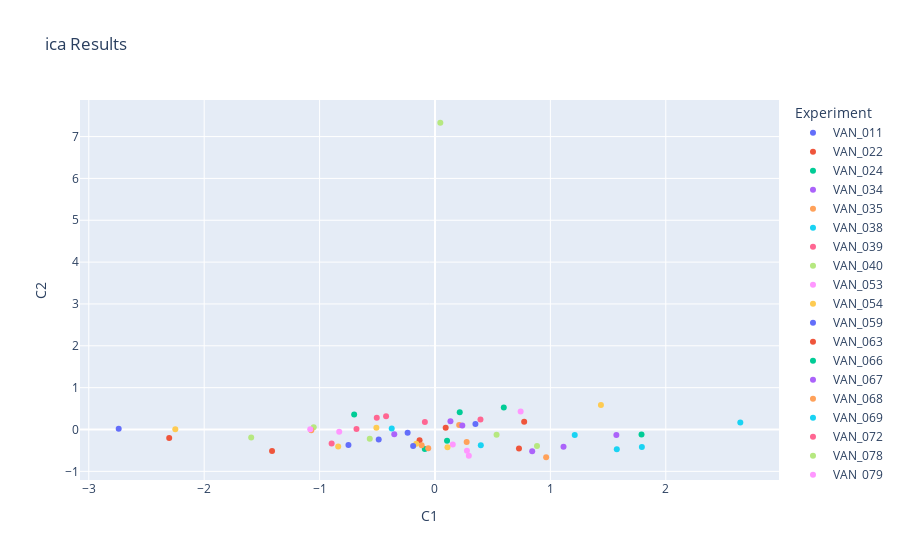

The code cell stored with this chart in its notebook:
### Markdown cell above
I tried the above with log transformed and not log transformed and it shows similar results, thought the position of clusters change (however log transform seems to show a different spread pattern i nthe main cluster (with more opportunity to measure spread compared to not log transformed))

### Code cell
ica_result_df = pd.DataFrame(ica_result, columns=['C1', 'C2'])

unique_strains = df['UQ Strain'].unique()
num_rows= len(ica_result_df)
if len(unique_strains)< num_rows:
    unique_strains = unique_strains*(num_rows//len(unique_strains)) + unique_strains[:num_rows%len(unique_strains)]
ica_result_df['Experiment'] = unique_strains[:num_rows]  # Add experiment labels


fig = px.scatter(ica_result_df, x='C1', y='C2', color='Experiment', title='ica Results')
fig.show()

### Figure 1 — Plotly figure (JSON) as saved in the notebook; plotly's stock layout.template omitted (floating-point values rounded to 4 significant figures)
{"data": [{"hovertemplate": "Experiment=VAN_011<br>C1=%{x}<br>C2=%{y}<extra></extra>", "legendgroup": "VAN_011", "marker": {"color": "#636efa", "symbol": "circle"}, "mode": "markers", "name": "VAN_011", "orientation": "v", "showlegend": true, "type": "scatter", "x": [0.3504], "xaxis": "x", "y": [0.133], "yaxis": "y"}, {"hovertemplate": "Experiment=VAN_022<br>C1=%{x}<br>C2=%{y}<extra></extra>", "legendgroup": "VAN_022", "marker": {"color": "#EF553B", "symbol": "circle"}, "mode": "markers", "name": "VAN_022", "orientation": "v", "showlegend": true, "type": "scatter", "x": [0.7728], "xaxis": "x", "y": [0.1862], "yaxis": "y"}, {"hovertemplate": "Experiment=VAN_024<br>C1=%{x}<br>C2=%{y}<extra></extra>", "legendgroup": "VAN_024", "marker": {"color": "#00cc96", "symbol": "circle"}, "mode": "markers", "name": "VAN_024", "orientation": "v", "showlegend": true, "type": "scatter", "x": [0.5962], "xaxis": "x", "y": [0.5262], "yaxis": "y"}, {"hovertemplate": "Experiment=VAN_034<br>C1=%{x}<br>C2=%{y}<extra></extra>", "legendgroup": "VAN_034", "marker": {"color": "#ab63fa", "symbol": "circle"}, "mode": "markers", "name": "VAN_034", "orientation": "v", "showlegend": true, "type": "scatter", "x": [0.1341], "xaxis": "x", "y": [0.195], "yaxis": "y"}, {"hovertemplate": "Experiment=VAN_035<br>C1=%{x}<br>C2=%{y}<extra></extra>", "legendgroup": "VAN_035", "marker": {"color": "#FFA15A", "symbol": "circle"}, "mode": "markers", "name": "VAN_035", "orientation": "v", "showlegend": true, "type": "scatter", "x": [0.2095], "xaxis": "x", "y": [0.105], "yaxis": "y"}, {"hovertemplate": "Experiment=VAN_038<br>C1=%{x}<br>C2=%{y}<extra></extra>", "legendgroup": "VAN_038", "marker": {"color": "#19d3f3", "symbol": "circle"}, "mode": "markers", "name": "VAN_038", "orientation": "v", "showlegend": true, "type": "scatter", "x": [1.211], "xaxis": "x", "y": [-0.1333], "yaxis": "y"}, {"hovertemplate": "Experiment=VAN_039<br>C1=%{x}<br>C2=%{y}<extra></extra>", "legendgroup": "VAN_039", "marker": {"color": "#FF6692", "symbol": "circle"}, "mode": "markers", "name": "VAN_039", "orientation": "v", "showlegend": true, "type": "scatter", "x": [-0.0878], "xaxis": "x", "y": [0.1788], "yaxis": "y"}, {"hovertemplate": "Experiment=VAN_040<br>C1=%{x}<br>C2=%{y}<extra></extra>", "legendgroup": "VAN_040", "marker": {"color": "#B6E880", "symbol": "circle"}, "mode": "markers", "name": "VAN_040", "orientation": "v", "showlegend": true, "type": "scatter", "x": [-1.051], "xaxis": "x", "y": [0.05161], "yaxis": "y"}, {"hovertemplate": "Experiment=VAN_053<br>C1=%{x}<br>C2=%{y}<extra></extra>", "legendgroup": "VAN_053", "marker": {"color": "#FF97FF", "symbol": "circle"}, "mode": "markers", "name": "VAN_053", "orientation": "v", "showlegend": true, "type": "scatter", "x": [0.2769], "xaxis": "x", "y": [-0.5059], "yaxis": "y"}, {"hovertemplate": "Experiment=VAN_054<br>C1=%{x}<br>C2=%{y}<extra></extra>", "legendgroup": "VAN_054", "marker": {"color": "#FECB52", "symbol": "circle"}, "mode": "markers", "name": "VAN_054", "orientation": "v", "showlegend": true, "type": "scatter", "x": [1.438], "xaxis": "x", "y": [0.583], "yaxis": "y"}, {"hovertemplate": "Experiment=VAN_059<br>C1=%{x}<br>C2=%{y}<extra></extra>", "legendgroup": "VAN_059", "marker": {"color": "#636efa", "symbol": "circle"}, "mode": "markers", "name": "VAN_059", "orientation": "v", "showlegend": true, "type": "scatter", "x": [-2.741], "xaxis": "x", "y": [0.01831], "yaxis": "y"}, {"hovertemplate": "Experiment=VAN_063<br>C1=%{x}<br>C2=%{y}<extra></extra>", "legendgroup": "VAN_063", "marker": {"color": "#EF553B", "symbol": "circle"}, "mode": "markers", "name": "VAN_063", "orientation": "v", "showlegend": true, "type": "scatter", "x": [-2.303], "xaxis": "x", "y": [-0.2059], "yaxis": "y"}, {"hovertemplate": "Experiment=VAN_066<br>C1=%{x}<br>C2=%{y}<extra></extra>", "legendgroup": "VAN_066", "marker": {"color": "#00cc96", "symbol": "circle"}, "mode": "markers", "name": "VAN_066", "orientation": "v", "showlegend": true, "type": "scatter", "x": [1.79], "xaxis": "x", "y": [-0.1215], "yaxis": "y"}, {"hovertemplate": "Experiment=VAN_067<br>C1=%{x}<br>C2=%{y}<extra></extra>", "legendgroup": "VAN_067", "marker": {"color": "#ab63fa", "symbol": "circle"}, "mode": "markers", "name": "VAN_067", "orientation": "v", "showlegend": true, "type": "scatter", "x": [-0.3528], "xaxis": "x", "y": [-0.1162], "yaxis": "y"}, {"hovertemplate": "Experiment=VAN_068<br>C1=%{x}<br>C2=%{y}<extra></extra>", "legendgroup": "VAN_068", "marker": {"color": "#FFA15A", "symbol": "circle"}, "mode": "markers", "name": "VAN_068", "orientation": "v", "showlegend": true, "type": "scatter", "x": [-1.072], "xaxis": "x", "y": [-0.0155], "yaxis": "y"}, {"hovertemplate": "Experiment=VAN_069<br>C1=%{x}<br>C2=%{y}<extra></extra>", "legendgroup": "VAN_069", "marker": {"color": "#19d3f3", "symbol": "circle"}, "mode": "markers", "name": "VAN_069", "orientation": "v", "showlegend": true, "type": "scatter", "x": [2.646], "xaxis": "x", "y": [0.165], "yaxis": "y"}, {"hovertemplate": "Experiment=VAN_072<br>C1=%{x}<br>C2=%{y}<extra></extra>", "legendgroup": "VAN_072", "marker": {"color": "#FF6692", "symbol": "circle"}, "mode": "markers", "name": "VAN_072", "orientation": "v", "showlegend": true, "type": "scatter", "x": [-0.4239], "xaxis": "x", "y": [0.3184], "yaxis": "y"}, {"hovertemplate": "Experiment=VAN_078<br>C1=%{x}<br>C2=%{y}<extra></extra>", "legendgroup": "VAN_078", "marker": {"color": "#B6E880", "symbol": "circle"}, "mode": "markers", "name": "VAN_078", "orientation": "v", "showlegend": true, "type": "scatter", "x": [0.04635], "xaxis": "x", "y": [7.33], "yaxis": "y"}, {"hovertemplate": "Experiment=VAN_079<br>C1=%{x}<br>C2=%{y}<extra></extra>", "legendgroup": "VAN_079", "marker": {"color": "#FF97FF", "symbol": "circle"}, "mode": "markers", "name": "VAN_079", "orientation": "v", "showlegend": true, "type": "scatter", "x": [0.7421], "xaxis": "x", "y": [0.4274], "yaxis": "y"}, {"hovertemplate": "Experiment=VAN_080<br>C1=%{x}<br>C2=%{y}<extra></extra>", "legendgroup": "VAN_080", "marker": {"color": "#FECB52", "symbol": "circle"}, "mode": "markers", "name": "VAN_080", "orientation": "v", "showlegend": true, "type": "scatter", "x": [-0.508], "xaxis": "x", "y": [0.04022], "yaxis": "y"}, {"hovertemplate": "Experiment=VAN_083<br>C1=%{x}<br>C2=%{y}<extra></extra>", "legendgroup": "VAN_083", "marker": {"color": "#636efa", "symbol": "circle"}, "mode": "markers", "name": "VAN_083", "orientation": "v", "showlegend": true, "type": "scatter", "x": [-0.2371], "xaxis": "x", "y": [-0.07931], "yaxis": "y"}, {"hovertemplate": "Experiment=VAN_086<br>C1=%{x}<br>C2=%{y}<extra></extra>", "legendgroup": "VAN_086", "marker": {"color": "#EF553B", "symbol": "circle"}, "mode": "markers", "name": "VAN_086", "orientation": "v", "showlegend": true, "type": "scatter", "x": [0.09276], "xaxis": "x", "y": [0.03971], "yaxis": "y"}, {"hovertemplate": "Experiment=VAN_090<br>C1=%{x}<br>C2=%{y}<extra></extra>", "legendgroup": "VAN_090", "marker": {"color": "#00cc96", "symbol": "circle"}, "mode": "markers", "name": "VAN_090", "orientation": "v", "showlegend": true, "type": "scatter", "x": [-0.7004], "xaxis": "x", "y": [0.3599], "yaxis": "y"}, {"hovertemplate": "Experiment=VAN_091<br>C1=%{x}<br>C2=%{y}<extra></extra>", "legendgroup": "VAN_091", "marker": {"color": "#ab63fa", "symbol": "circle"}, "mode": "markers", "name": "VAN_091", "orientation": "v", "showlegend": true, "type": "scatter", "x": [0.2368], "xaxis": "x", "y": [0.0958], "yaxis": "y"}, {"hovertemplate": "Experiment=VAN_094<br>C1=%{x}<br>C2=%{y}<extra></extra>", "legendgroup": "VAN_094", "marker": {"color": "#FFA15A", "symbol": "circle"}, "mode": "markers", "name": "VAN_094", "orientation": "v", "showlegend": true, "type": "scatter", "x": [0.2746], "xaxis": "x", "y": [-0.3004], "yaxis": "y"}, {"hovertemplate": "Experiment=VAN_342<br>C1=%{x}<br>C2=%{y}<extra></extra>", "legendgroup": "VAN_342", "marker": {"color": "#19d3f3", "symbol": "circle"}, "mode": "markers", "name": "VAN_342", "orientation": "v", "showlegend": true, "type": "scatter", "x": [-0.3749], "xaxis": "x", "y": [0.02381], "yaxis": "y"}, {"hovertemplate": "Experiment=VAN_344<br>C1=%{x}<br>C2=%{y}<extra></extra>", "legendgroup": "VAN_344", "marker": {"color": "#FF6692", "symbol": "circle"}, "mode": "markers", "name": "VAN_344", "orientation": "v", "showlegend": true, "type": "scatter", "x": [-0.6803], "xaxis": "x", "y": [0.01402], "yaxis": "y"}, {"hovertemplate": "Experiment=VAN_347<br>C1=%{x}<br>C2=%{y}<extra></extra>", "legendgroup": "VAN_347", "marker": {"color": "#B6E880", "symbol": "circle"}, "mode": "markers", "name": "VAN_347", "orientation": "v", "showlegend": true, "type": "scatter", "x": [-1.593], "xaxis": "x", "y": [-0.1907], "yaxis": "y"}, {"hovertemplate": "Experiment=VAN_348<br>C1=%{x}<br>C2=%{y}<extra></extra>", "legendgroup": "VAN_348", "marker": {"color": "#FF97FF", "symbol": "circle"}, "mode": "markers", "name": "VAN_348", "orientation": "v", "showlegend": true, "type": "scatter", "x": [-1.081], "xaxis": "x", "y": [0.003361], "yaxis": "y"}, {"hovertemplate": "Experiment=VAN_349<br>C1=%{x}<br>C2=%{y}<extra></extra>", "legendgroup": "VAN_349", "marker": {"color": "#FECB52", "symbol": "circle"}, "mode": "markers", "name": "VAN_349", "orientation": "v", "showlegend": true, "type": "scatter", "x": [-0.8387], "xaxis": "x", "y": [-0.4068], "yaxis": "y"}, {"hovertemplate": "Experiment=VAN_351<br>C1=%{x}<br>C2=%{y}<extra></extra>", "legendgroup": "VAN_351", "marker": {"color": "#636efa", "symbol": "circle"}, "mode": "markers", "name": "VAN_351", "orientation": "v", "showlegend": true, "type": "scatter", "x": [-0.7499], "xaxis": "x", "y": [-0.3694], "yaxis": "y"}, {"hovertemplate": "Experiment=VAN_352<br>C1=%{x}<br>C2=%{y}<extra></extra>", "legendgroup": "VAN_352", "marker": {"color": "#EF553B", "symbol": "circle"}, "mode": "markers", "name": "VAN_352", "orientation": "v", "showlegend": true, "type": "scatter", "x": [-0.1336], "xaxis": "x", "y": [-0.2585], "yaxis": "y"}, {"hovertemplate": "Experiment=VAN_353<br>C1=%{x}<br>C2=%{y}<extra></extra>", "legendgroup": "VAN_353", "marker": {"color": "#00cc96", "symbol": "circle"}, "mode": "markers", "name": "VAN_353", "orientation": "v", "showlegend": true, "type": "scatter", "x": [0.1044], "xaxis": "x", "y": [-0.2712], "yaxis": "y"}, {"hovertemplate": "Experiment=VAN_354<br>C1=%{x}<br>C2=%{y}<extra></extra>", "legendgroup": "VAN_354", "marker": {"color": "#ab63fa", "symbol": "circle"}, "mode": "markers", "name": "VAN_354", "orientation": "v", "showlegend": true, "type": "scatter", "x": [1.572], "xaxis": "x", "y": [-0.1287], "yaxis": "y"}, {"hovertemplate": "Experiment=VAN_355<br>C1=%{x}<br>C2=%{y}<extra></extra>", "legendgroup": "VAN_355", "marker": {"color": "#FFA15A", "symbol": "circle"}, "mode": "markers", "name": "VAN_355", "orientation": "v", "showlegend": true, "type": "scatter", "x": [0.9632], "xaxis": "x", "y": [-0.663], "yaxis": "y"}, {"hovertemplate": "Experiment=VAN_356<br>C1=%{x}<br>C2=%{y}<extra></extra>", "legendgroup": "VAN_356", "marker": {"color": "#19d3f3", "symbol": "circle"}, "mode": "markers", "name": "VAN_356", "orientation": "v", "showlegend": true, "type": "scatter", "x": [1.793], "xaxis": "x", "y": [-0.4188], "yaxis": "y"}, {"hovertemplate": "Experiment=VAN_357<br>C1=%{x}<br>C2=%{y}<extra></extra>", "legendgroup": "VAN_357", "marker": {"color": "#FF6692", "symbol": "circle"}, "mode": "markers", "name": "VAN_357", "orientation": "v", "showlegend": true, "type": "scatter", "x": [0.3941], "xaxis": "x", "y": [0.2398], "yaxis": "y"}, {"hovertemplate": "Experiment=VAN_359<br>C1=%{x}<br>C2=%{y}<extra></extra>", "legendgroup": "VAN_359", "marker": {"color": "#B6E880", "symbol": "circle"}, "mode": "markers", "name": "VAN_359", "orientation": "v", "showlegend": true, "type": "scatter", "x": [0.5337], "xaxis": "x", "y": [-0.1237], "yaxis": "y"}, {"hovertemplate": "Experiment=VAN_360<br>C1=%{x}<br>C2=%{y}<extra></extra>", "legendgroup": "VAN_360", "marker": {"color": "#FF97FF", "symbol": "circle"}, "mode": "markers", "name": "VAN_360", "orientation": "v", "showlegend": true, "type": "scatter", "x": [0.1539], "xaxis": "x", "y": [-0.3586], "yaxis": "y"}, {"hovertemplate": "Experiment=VAN_361<br>C1=%{x}<br>C2=%{y}<extra></extra>", "legendgroup": "VAN_361", "marker": {"color": "#FECB52", "symbol": "circle"}, "mode": "markers", "name": "VAN_361", "orientation": "v", "showlegend": true, "type": "scatter", "x": [0.1083], "xaxis": "x", "y": [-0.4265], "yaxis": "y"}, {"hovertemplate": "Experiment=VAN_362<br>C1=%{x}<br>C2=%{y}<extra></extra>", "legendgroup": "VAN_362", "marker": {"color": "#636efa", "symbol": "circle"}, "mode": "markers", "name": "VAN_362", "orientation": "v", "showlegend": true, "type": "scatter", "x": [-0.4877], "xaxis": "x", "y": [-0.2404], "yaxis": "y"}, {"hovertemplate": "Experiment=VAN_364<br>C1=%{x}<br>C2=%{y}<extra></extra>", "legendgroup": "VAN_364", "marker": {"color": "#EF553B", "symbol": "circle"}, "mode": "markers", "name": "VAN_364", "orientation": "v", "showlegend": true, "type": "scatter", "x": [-1.412], "xaxis": "x", "y": [-0.516], "yaxis": "y"}, {"hovertemplate": "Experiment=VAN_365<br>C1=%{x}<br>C2=%{y}<extra></extra>", "legendgroup": "VAN_365", "marker": {"color": "#00cc96", "symbol": "circle"}, "mode": "markers", "name": "VAN_365", "orientation": "v", "showlegend": true, "type": "scatter", "x": [-0.08814], "xaxis": "x", "y": [-0.4635], "yaxis": "y"}, {"hovertemplate": "Experiment=VAN_366<br>C1=%{x}<br>C2=%{y}<extra></extra>", "legendgroup": "VAN_366", "marker": {"color": "#ab63fa", "symbol": "circle"}, "mode": "markers", "name": "VAN_366", "orientation": "v", "showlegend": true, "type": "scatter", "x": [0.8424], "xaxis": "x", "y": [-0.5215], "yaxis": "y"}, {"hovertemplate": "Experiment=VAN_369<br>C1=%{x}<br>C2=%{y}<extra></extra>", "legendgroup": "VAN_369", "marker": {"color": "#FFA15A", "symbol": "circle"}, "mode": "markers", "name": "VAN_369", "orientation": "v", "showlegend": true, "type": "scatter", "x": [-0.1156], "xaxis": "x", "y": [-0.3765], "yaxis": "y"}, {"hovertemplate": "Experiment=VAN_371<br>C1=%{x}<br>C2=%{y}<extra></extra>", "legendgroup": "VAN_371", "marker": {"color": "#19d3f3", "symbol": "circle"}, "mode": "markers", "name": "VAN_371", "orientation": "v", "showlegend": true, "type": "scatter", "x": [1.575], "xaxis": "x", "y": [-0.472], "yaxis": "y"}, {"hovertemplate": "Experiment=VAN_373<br>C1=%{x}<br>C2=%{y}<extra></extra>", "legendgroup": "VAN_373", "marker": {"color": "#FF6692", "symbol": "circle"}, "mode": "markers", "name": "VAN_373", "orientation": "v", "showlegend": true, "type": "scatter", "x": [-0.5046], "xaxis": "x", "y": [0.2831], "yaxis": "y"}, {"hovertemplate": "Experiment=VAN_374<br>C1=%{x}<br>C2=%{y}<extra></extra>", "legendgroup": "VAN_374", "marker": {"color": "#B6E880", "symbol": "circle"}, "mode": "markers", "name": "VAN_374", "orientation": "v", "showlegend": true, "type": "scatter", "x": [0.884], "xaxis": "x", "y": [-0.3961], "yaxis": "y"}, {"hovertemplate": "Experiment=VAN_375<br>C1=%{x}<br>C2=%{y}<extra></extra>", "legendgroup": "VAN_375", "marker": {"color": "#FF97FF", "symbol": "circle"}, "mode": "markers", "name": "VAN_375", "orientation": "v", "showlegend": true, "type": "scatter", "x": [0.2933], "xaxis": "x", "y": [-0.6266], "yaxis": "y"}, {"hovertemplate": "Experiment=VAN_377<br>C1=%{x}<br>C2=%{y}<extra></extra>", "legendgroup": "VAN_377", "marker": {"color": "#FECB52", "symbol": "circle"}, "mode": "markers", "name": "VAN_377", "orientation": "v", "showlegend": true, "type": "scatter", "x": [-0.1622], "xaxis": "x", "y": [-0.3414], "yaxis": "y"}, {"hovertemplate": "Experiment=VAN_378<br>C1=%{x}<br>C2=%{y}<extra></extra>", "legendgroup": "VAN_378", "marker": {"color": "#636efa", "symbol": "circle"}, "mode": "markers", "name": "VAN_378", "orientation": "v", "showlegend": true, "type": "scatter", "x": [-0.1893], "xaxis": "x", "y": [-0.3927], "yaxis": "y"}, {"hovertemplate": "Experiment=VAN_379<br>C1=%{x}<br>C2=%{y}<extra></extra>", "legendgroup": "VAN_379", "marker": {"color": "#EF553B", "symbol": "circle"}, "mode": "markers", "name": "VAN_379", "orientation": "v", "showlegend": true, "type": "scatter", "x": [0.7278], "xaxis": "x", "y": [-0.4532], "yaxis": "y"}, {"hovertemplate": "Experiment=VAN_380<br>C1=%{x}<br>C2=%{y}<extra></extra>", "legendgroup": "VAN_380", "marker": {"color": "#00cc96", "symbol": "circle"}, "mode": "markers", "name": "VAN_380", "orientation": "v", "showlegend": true, "type": "scatter", "x": [0.2143], "xaxis": "x", "y": [0.413], "yaxis": "y"}, {"hovertemplate": "Experiment=VAN_382<br>C1=%{x}<br>C2=%{y}<extra></extra>", "legendgroup": "VAN_382", "marker": {"color": "#ab63fa", "symbol": "circle"}, "mode": "markers", "name": "VAN_382", "orientation": "v", "showlegend": true, "type": "scatter", "x": [1.114], "xaxis": "x", "y": [-0.4144], "yaxis": "y"}, {"hovertemplate": "Experiment=VAN_383<br>C1=%{x}<br>C2=%{y}<extra></extra>", "legendgroup": "VAN_383", "marker": {"color": "#FFA15A", "symbol": "circle"}, "mode": "markers", "name": "VAN_383", "orientation": "v", "showlegend": true, "type": "scatter", "x": [-0.05854], "xaxis": "x", "y": [-0.4464], "yaxis": "y"}, {"hovertemplate": "Experiment=VAN_386<br>C1=%{x}<br>C2=%{y}<extra></extra>", "legendgroup": "VAN_386", "marker": {"color": "#19d3f3", "symbol": "circle"}, "mode": "markers", "name": "VAN_386", "orientation": "v", "showlegend": true, "type": "scatter", "x": [0.3971], "xaxis": "x", "y": [-0.3746], "yaxis": "y"}, {"hovertemplate": "Experiment=VAN_387<br>C1=%{x}<br>C2=%{y}<extra></extra>", "legendgroup": "VAN_387", "marker": {"color": "#FF6692", "symbol": "circle"}, "mode": "markers", "name": "VAN_387", "orientation": "v", "showlegend": true, "type": "scatter", "x": [-0.8958], "xaxis": "x", "y": [-0.3335], "yaxis": "y"}, {"hovertemplate": "Experiment=VAN_388<br>C1=%{x}<br>C2=%{y}<extra></extra>", "legendgroup": "VAN_388", "marker": {"color": "#B6E880", "symbol": "circle"}, "mode": "markers", "name": "VAN_388", "orientation": "v", "showlegend": true, "type": "scatter", "x": [-0.5651], "xaxis": "x", "y": [-0.2239], "yaxis": "y"}, {"hovertemplate": "Experiment=VAN_389<br>C1=%{x}<br>C2=%{y}<extra></extra>", "legendgroup": "VAN_389", "marker": {"color": "#FF97FF", "symbol": "circle"}, "mode": "markers", "name": "VAN_389", "orientation": "v", "showlegend": true, "type": "scatter", "x": [-0.8299], "xaxis": "x", "y": [-0.05212], "yaxis": "y"}, {"hovertemplate": "Experiment=VAN_391<br>C1=%{x}<br>C2=%{y}<extra></extra>", "legendgroup": "VAN_391", "marker": {"color": "#FECB52", "symbol": "circle"}, "mode": "markers", "name": "VAN_391", "orientation": "v", "showlegend": true, "type": "scatter", "x": [-2.25], "xaxis": "x", "y": [0.007577], "yaxis": "y"}], "layout": {"legend": {"title": {"text": "Experiment"}, "tracegroupgap": 0}, "title": {"text": "ica Results"}, "xaxis": {"anchor": "y", "domain": [0, 1], "title": {"text": "C1"}}, "yaxis": {"anchor": "x", "domain": [0, 1], "title": {"text": "C2"}}}}
